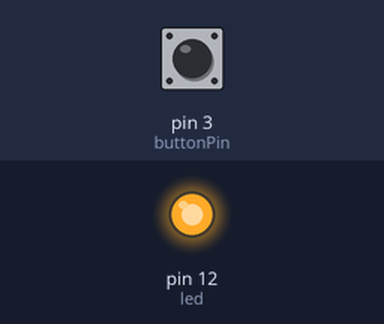
Recording of a sketch running on a simulated Arduino Uno, built with avr-gcc and run on an emulated ATmega328P. On the bench: output pins drawn as LEDs (lit = HIGH). Inputs (shaded band) come from the test bench; at power-on: pin 3 (buttonPin) LOW.

Above: at 1.2 s.
1.3 s: pin 3 (buttonPin) pulled HIGH for 1 s
At 2.8 s:
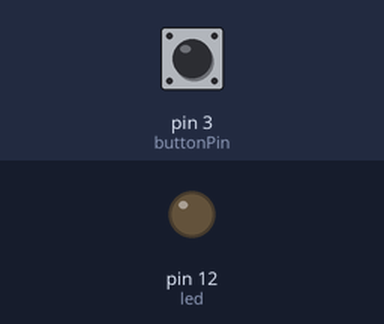
4.6 s: pin 3 (buttonPin) pulled HIGH for 3.2 s
At 9.3 s:
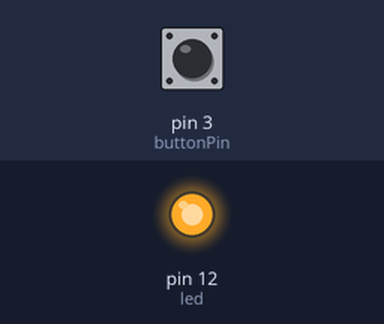
Timing chart, 0 to 10.8 s (numbered marks = the images above; inputs shaded):
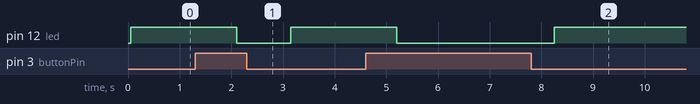

Measured:
- after the input at 1.3 s, pin 12 (led): HIGH → LOW after 0.80 s, → HIGH 1.1 s later
- after the input at 4.6 s, pin 12 (led): HIGH → LOW after 0.60 s, → HIGH 3.1 s later

The sketch:

button.ino
```cpp
int led = 12;
int buttonPin = 3;
int buttonState = 0;
int ledState = HIGH;
int lastButtonState = LOW;

unsigned long lastDebounceTime = 0;
unsigned long debounceDelay = 50;
void setup() {
  // put your setup code here, to run once:
pinMode(led, OUTPUT);
pinMode(buttonPin, INPUT);
}

void loop() {
int reading = digitalRead(buttonPin);
  if (reading != lastButtonState) {
    lastDebounceTime = millis();
  }

  if ((millis() - lastDebounceTime) > debounceDelay) {

      buttonState = reading;

      if(buttonState == HIGH){
        digitalWrite(led, LOW);
        delay(1000);
      }else {
        digitalWrite(led, HIGH);
        delay(1000);
      }

  }
  lastButtonState = reading;
}
```
